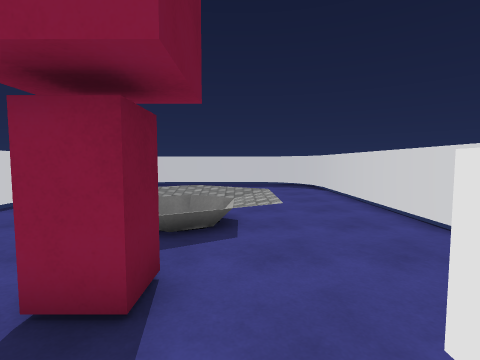
View 1 (above)

12 first-person views from a walk through a Unity game level. The camera is 1.5 m above the floor, tilts 4° down and sees 85° across. The floor is counted in squares, 1 m on a side. Each view is taken from the middle of a square. On the plan, view 1 faces up. The plan holds only what a view shows up to about 14 squares ahead; the rest is blank. Surface patterns are stand-ins for the level's own textures.

View 2
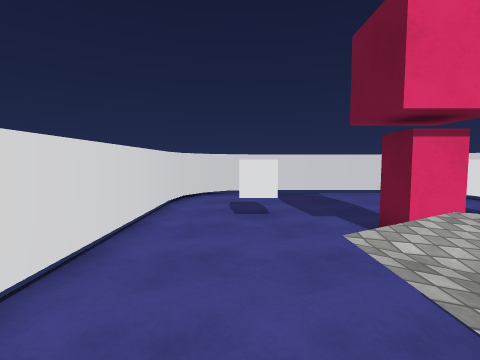

View 3
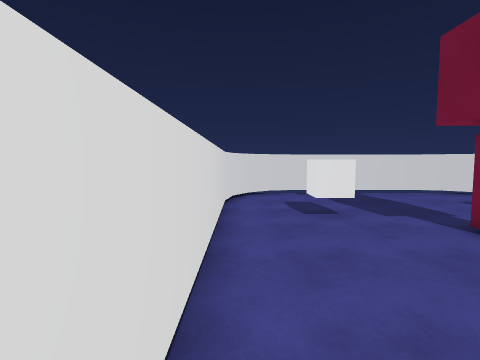

View 4
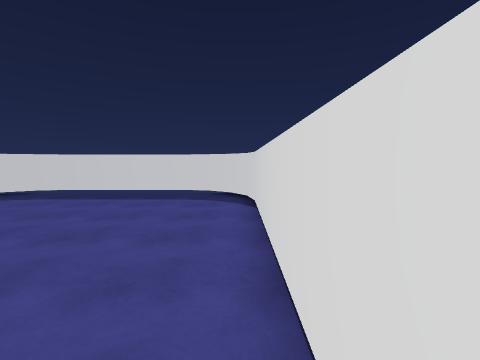

View 5
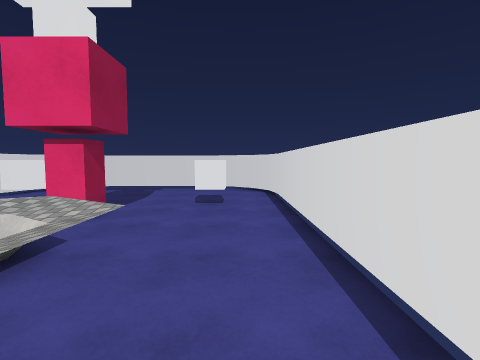

View 6
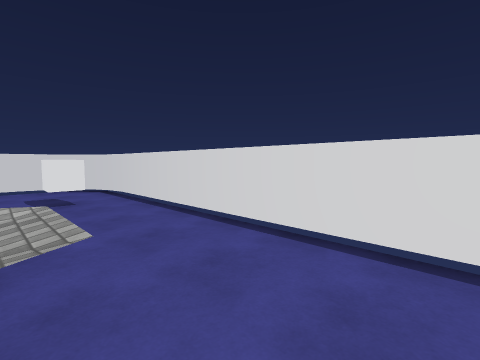

View 7
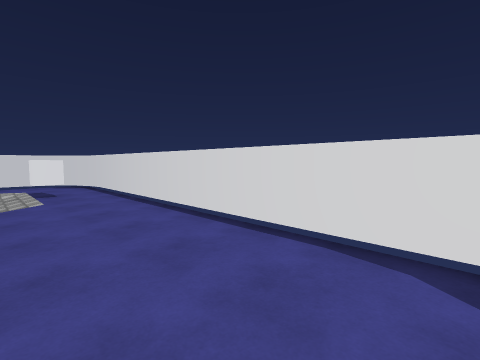

View 8
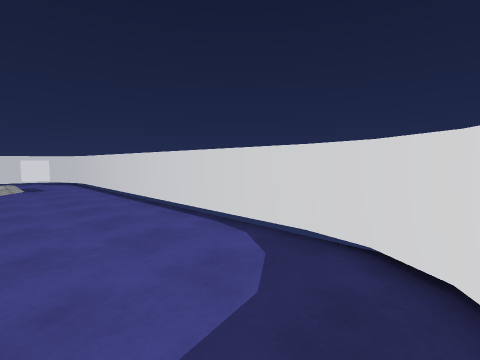

View 9
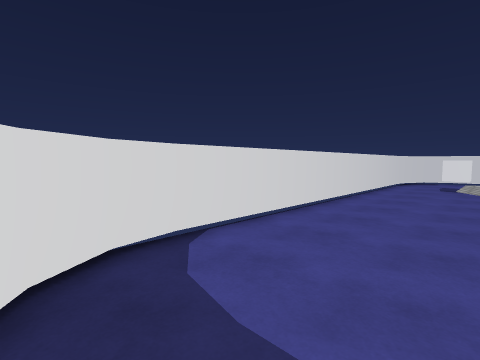

View 10
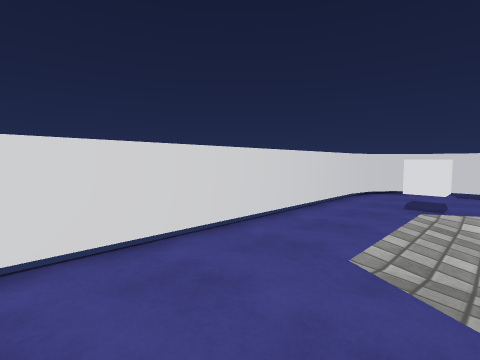

View 11
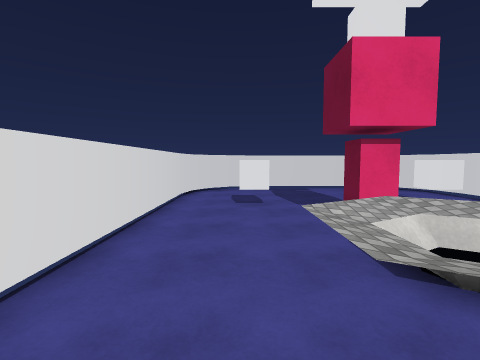

View 12
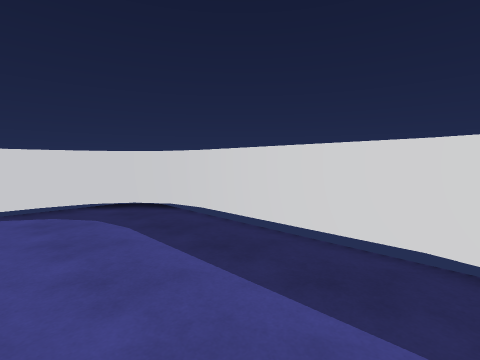

### Floor plan
Points are (right, up) in squares from view 1. A wall is a line through its corners. A room is listed if a view was taken in it or the views show most of it. See-through windows are left out.
Room 1 (views 1, 2, 3, 4, 5, 6, 7, 8, 9, 10, 11, 12)
walls: (-7.6, 14.4) (-7.6, -1.2); (4.5, 14.1) (4.3, 15.6) (3.6, 16.7) (2.5, 17.4) (1.2, 17.7); (-7.7, -1.2) (-7.4, -2.6) (-6.7, -3.7) (-5.6, -4.4) (-4.3, -4.7); (4.5, -1.4) (4.5, 14.4); (-4.3, 17.7) (-5.6, 17.4) (-6.7, 16.7) (-7.4, 15.6) (-7.6, 14.2); (1.4, 17.7) (-4.4, 17.7); (-4.4, -4.7) (1.3, -4.7); (1.2, -4.7) (2.5, -4.4) (3.6, -3.7) (4.3, -2.6) (4.5, -1.3)
objects: other object (-5, 0) to (-5, 1); other object (-4, 4) to (1, 9); other object (-2, 2) to (-1, 2); other object (-2, 3) to (-1, 3); other object (1, 0) to (2, 1)

Where each view was taken, in squares from view 1:
view 1: 0 up, 0 right, facing up
view 2: 8 up, 2 right, facing down
view 3: 8 up, 4 right, facing down
view 4: 5 up, 4 right, facing up
view 5: 10 up, 6 left, facing down
view 6: 11 up, 3 left, facing down-left
view 7: 14 up, 3 left, facing down-left
view 8: 17 up, 3 left, facing down-left
view 9: 17 up, 0 right, facing down-right
view 10: 10 up, 0 right, facing down-right
view 11: 10 up, 2 right, facing down
view 12: 13 up, 2 right, facing up-left
